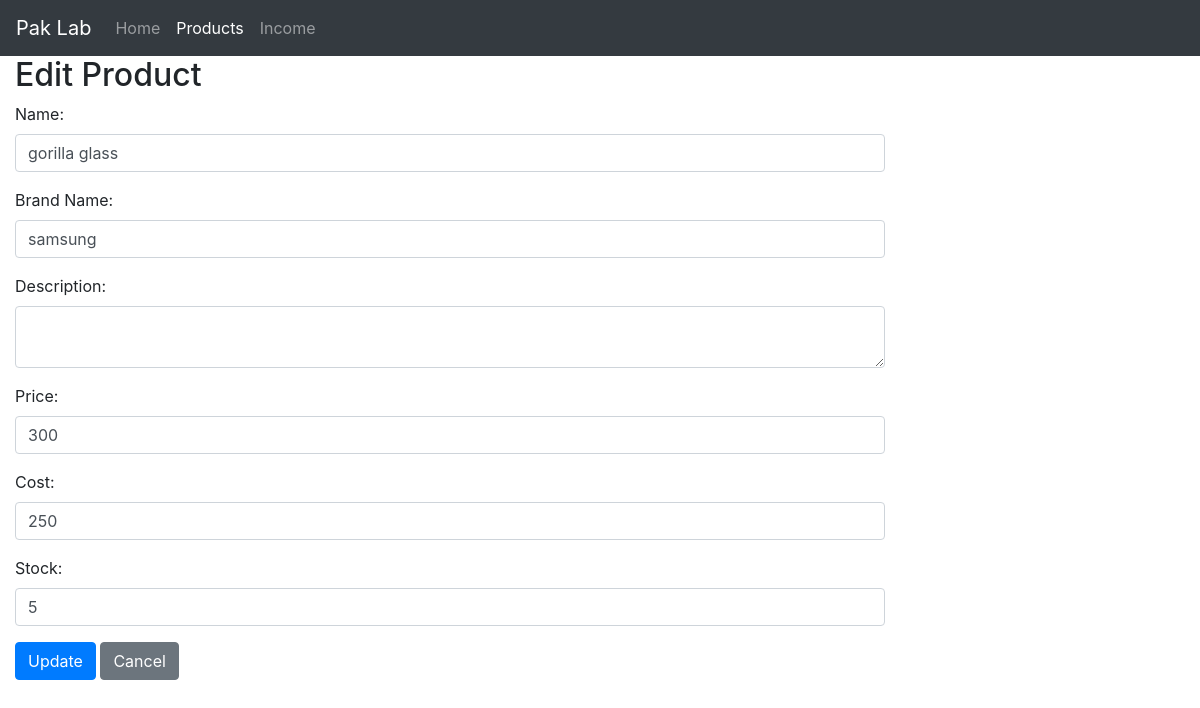
Page /edit_product.php?id=12 on the committed database.
### tables this page shows
CREATE TABLE `products` (
  `id` int(11) NOT NULL,
  `name` varchar(255) NOT NULL,
  `brand_name` varchar(255) NOT NULL,
  `description` text DEFAULT NULL,
  `sales_price` int(11) NOT NULL,
  `cost` int(11) NOT NULL,
  `stock` int(11) NOT NULL DEFAULT 0
);

### edit_product.php (the view, shortened to what this page needs)
<?php include 'inc/header.php' ?>
<?php include 'inc/navbar.php' ?>
<?php include 'config/db.php' ?>
<?php
$id = $_GET['id'];
$sql = "SELECT * FROM products WHERE id=$id";
$result = mysqli_query($conn, $sql);
$row = mysqli_fetch_assoc($result);
?>
<div class="col-md-9">
  <h2>Edit Product</h2>
  <form method="POST">
    <div class="form-group">
      <label for="name">Name:</label>
      <input type="text" class="form-control" name="name" value="<?php echo $row['name']; ?>" required>
    </div>
    <div class="form-group">
      <label for="brand_name">Brand Name:</label>
      <input type="text" class="form-control" name="brand_name" value="<?php echo $row['brand_name']; ?>" required>
    </div>
    <div class="form-group">
      <label for="description">Description:</label>
      <textarea class="form-control" name="description" required><?php echo $row['description']; ?></textarea>
    </div>
    <div class="form-group">
      <label for="sales_price">Price:</label>
      <input type="number" class="form-control" name="sales_price" value="<?php echo $row['sales_price']; ?>" required>
    </div>
    <div class="form-group">
      <label for="cost">Cost:</label>
      <input type="number" class="form-control" name="cost" value="<?php echo $row['cost']; ?>" required>
    </div>
    <div class="form-group">
      <label for="stock">Stock:</label>
      <input type="number" class="form-control" name="stock" value="<?php echo $row['stock']; ?>" required>
    </div>
    <button type="submit" class="btn btn-primary">Update</button>
    <a href="products.php" class="btn btn-secondary">Cancel</a>
  </form>
</div>

### rows in the picture
products: name "gorilla glass", brand_name "samsung", sales_price "300", cost "250", stock "5"
